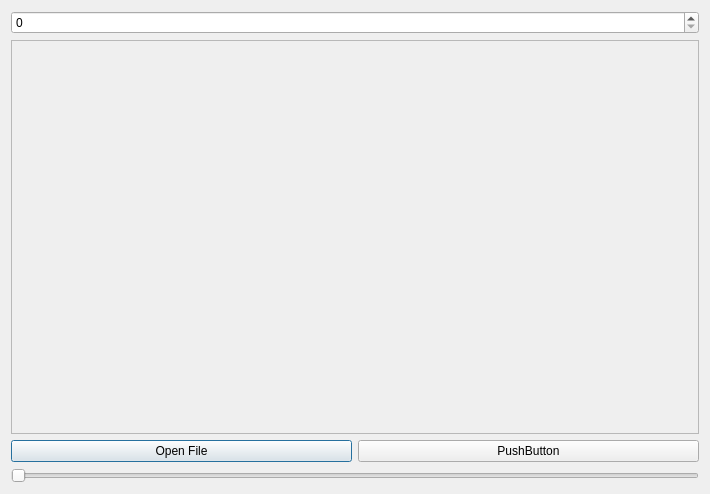
<?xml version="1.0" encoding="UTF-8"?>
<ui version="4.0">
 <class>Dialog</class>
 <widget class="QDialog" name="Dialog">
  <property name="geometry">
   <rect>
    <x>0</x>
    <y>0</y>
    <width>710</width>
    <height>494</height>
   </rect>
  </property>
  <property name="windowTitle">
   <string>Dialog</string>
  </property>
  <property name="layoutDirection">
   <enum>Qt::LeftToRight</enum>
  </property>
  <layout class="QVBoxLayout" name="verticalLayout">
   <item>
    <layout class="QHBoxLayout" name="horizontalLayout_2"/>
   </item>
   <item>
    <widget class="QSpinBox" name="spinBox"/>
   </item>
   <item>
    <widget class="QScrollArea" name="scrollArea">
     <property name="widgetResizable">
      <bool>true</bool>
     </property>
     <widget class="QWidget" name="scrollAreaWidgetContents">
      <property name="geometry">
       <rect>
        <x>0</x>
        <y>0</y>
        <width>694</width>
        <height>364</height>
       </rect>
      </property>
     </widget>
    </widget>
   </item>
   <item>
    <layout class="QHBoxLayout" name="horizontalLayout" stretch="1,1">
     <property name="sizeConstraint">
      <enum>QLayout::SetMinAndMaxSize</enum>
     </property>
     <item>
      <widget class="QPushButton" name="openFileButton">
       <property name="text">
        <string>Open File</string>
       </property>
      </widget>
     </item>
     <item>
      <widget class="QPushButton" name="pushButton">
       <property name="text">
        <string>PushButton</string>
       </property>
      </widget>
     </item>
    </layout>
   </item>
   <item>
    <widget class="QSlider" name="frameSlider">
     <property name="orientation">
      <enum>Qt::Horizontal</enum>
     </property>
    </widget>
   </item>
  </layout>
 </widget>
 <resources/>
 <connections/>
</ui>
